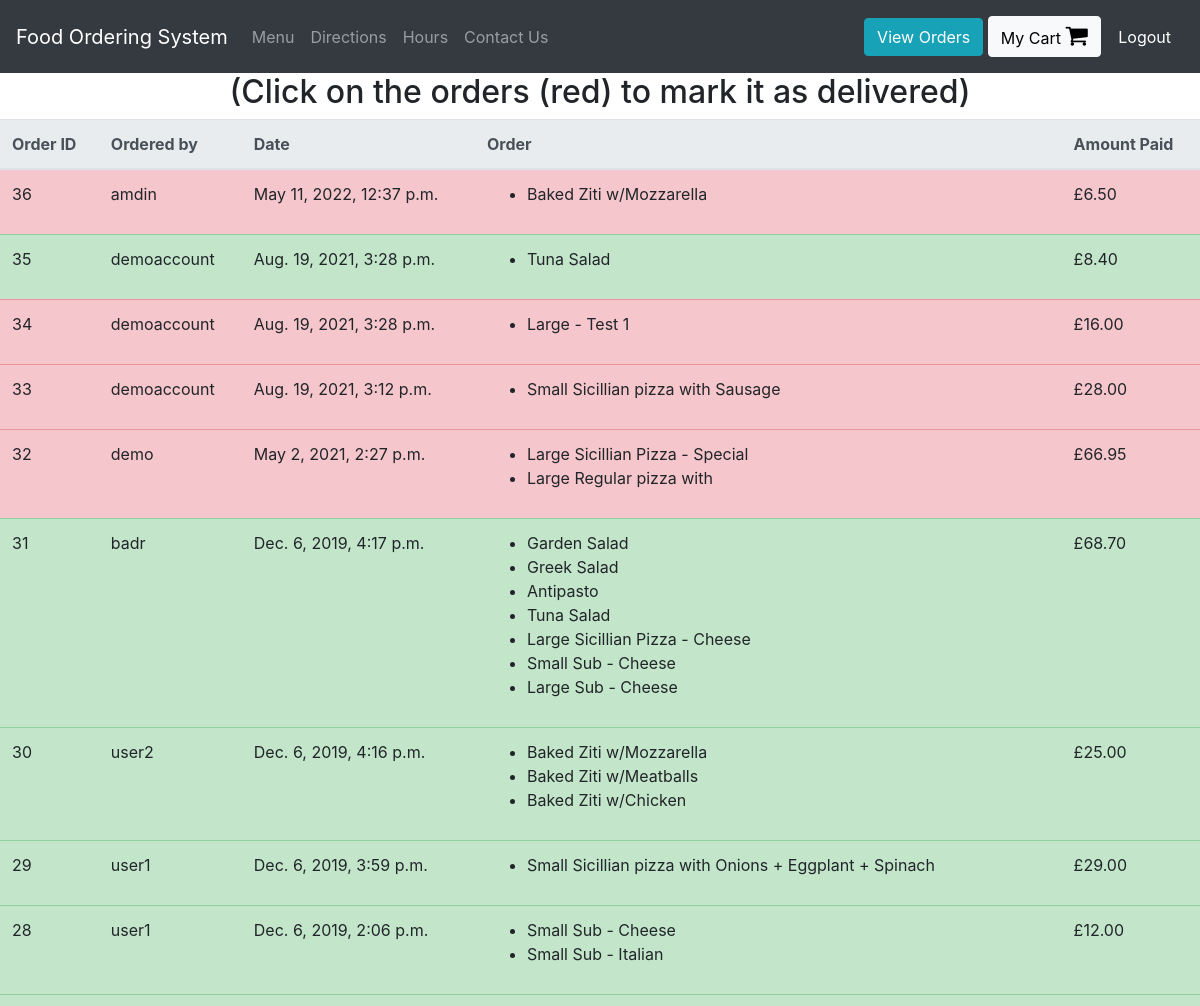
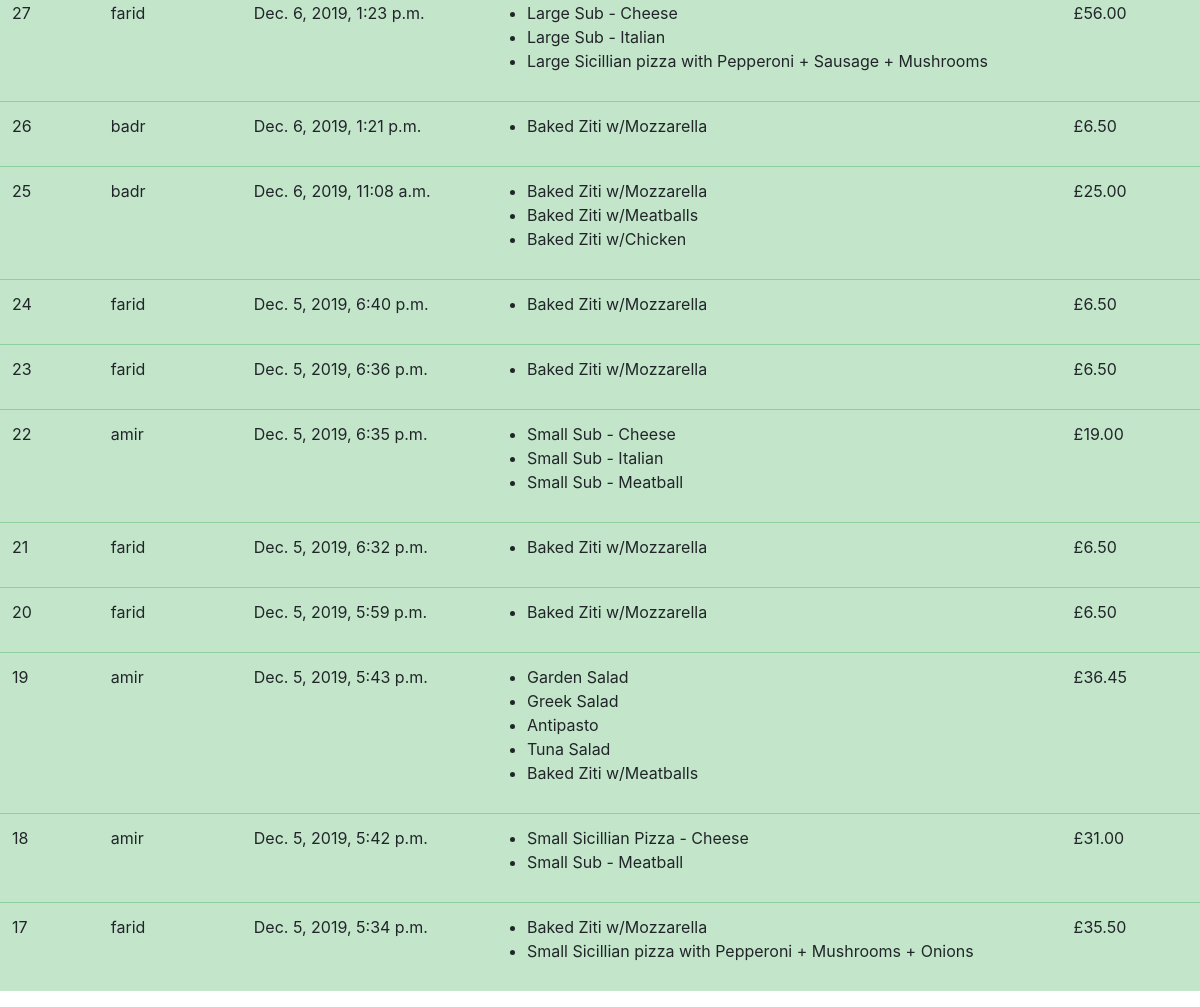
Page /view-orders (signed in) on the committed database (2 pictures, top to bottom).
### orders/models.py (models this page shows, shortened)
class UserOrder(models.Model):
    username = models.CharField(max_length=200) #who placed the order
    order = models.TextField() #this will be a string representation of the cart from localStorage
    price = models.DecimalField(max_digits=6, decimal_places=2) #how much was the order
    time_of_order  = models.DateTimeField(default=datetime.now, blank=True)
    delivered = models.BooleanField()

### orders/views.py (the view)
# urls.py: path("view-orders", views.view_orders, name="view_orders"),
def view_orders(request):
    if request.user.is_superuser:
        rows = UserOrder.objects.all().order_by('-time_of_order')
        return render(request, "orders/orders.html", context = {"rows":rows})
    else:
        rows = UserOrder.objects.all().filter(username = request.user.username).order_by('-time_of_order')
        return render(request, "orders/orders.html", context = {"rows":rows})

### orders/templatetags/custom_tags.py (called while the page is built)
@register.filter(name="format_cart")
def format_cart(value):
    return value[1:-1].split(",")

@register.filter(name="format_cart_item")
def format_cart_item(value):
    return value.replace("'","")

### orders/templates/orders/orders.html
{% extends 'orders/header.html' %}
{% load custom_tags %}
{% block content %}
<div class="container-fluid">
  <div class="row justify-content-center">
    {% if user.is_superuser %}
      <h2>(Click on the orders (red) to mark it as delivered)</h2>
    {% else %}
      <h2> Orders by: {{user.get_username}} </h2>
    {% endif %}
    <table class="table">
        <thead class="thead-light">
        <tr>
          <th scope="col">Order ID</th>
          <th scope="col">Ordered by</th>
          <th scope="col">Date</th>
          <th scope="col">Order</th>
          <th scope="col">Amount Paid</th>
        </tr>
        </thead>
        <tbody id = "orders_table">
          {% for row in rows %}
          {% if row.delivered %}
            <tr class="table-success">
          {% else %}
            <tr class="table-danger mark-as-complete">
          {% endif %}
              <td>{{row.id}}</td>
              <td>{{row.username}}</td>
              <td>{{row.time_of_order}}</td>
              <td >
                <ul>
                  {% for item in row.order|format_cart %}
                    <li>{{item|format_cart_item}}</li>
                  {% endfor %}
                </ul>
              </td>
              <td>£{{row.price}}</td>
            </tr>
          {% endfor %}
        </tbody>
    </table>
  </div>
</div>
{% endblock %}

### rows in the picture
UserOrder: id "36", username "amdin", time_of_order "May 11, 2022, 12:37 p.m.", order "Baked Ziti w/Mozzarella", price "6.50"
UserOrder: id "35", username "demoaccount", time_of_order "Aug. 19, 2021, 3:28 p.m.", order "Tuna Salad", price "8.40"
UserOrder: id "34", username "demoaccount", time_of_order "Aug. 19, 2021, 3:28 p.m.", order "Large - Test 1", price "16.00"
UserOrder: id "33", username "demoaccount", time_of_order "Aug. 19, 2021, 3:12 p.m.", order "Small Sicillian pizza with Sausage", price "28.00"
UserOrder: id "32", username "demo", time_of_order "May 2, 2021, 2:27 p.m.", order "Large Sicillian Pizza - Special" "Large Regular pizza with", price "66.95"
UserOrder: id "31", username "badr", time_of_order "Dec. 6, 2019, 4:17 p.m.", order "Garden Salad" "Greek Salad" "Antipasto" "Tuna Salad" "Large Sicillian Pizza - Cheese" "Small Sub - Cheese" "Large Sub - Cheese", price "68.70"
UserOrder: id "30", username "user2", time_of_order "Dec. 6, 2019, 4:16 p.m.", order "Baked Ziti w/Mozzarella" "Baked Ziti w/Meatballs" "Baked Ziti w/Chicken", price "25.00"
UserOrder: id "29", username "user1", time_of_order "Dec. 6, 2019, 3:59 p.m.", order "Small Sicillian pizza with Onions + Eggplant + Spinach", price "29.00"
UserOrder: id "28", username "user1", time_of_order "Dec. 6, 2019, 2:06 p.m.", order "Small Sub - Cheese" "Small Sub - Italian", price "12.00"
UserOrder: id "27", username "farid", time_of_order "Dec. 6, 2019, 1:23 p.m.", order "Large Sub - Cheese" "Large Sub - Italian" "Large Sicillian pizza with Pepperoni + Sausage + Mushrooms", price "56.00"
UserOrder: id "26", username "badr", time_of_order "Dec. 6, 2019, 1:21 p.m.", order "Baked Ziti w/Mozzarella", price "6.50"
UserOrder: id "25", username "badr", time_of_order "Dec. 6, 2019, 11:08 a.m.", order "Baked Ziti w/Mozzarella" "Baked Ziti w/Meatballs" "Baked Ziti w/Chicken", price "25.00"
UserOrder: id "24", username "farid", time_of_order "Dec. 5, 2019, 6:40 p.m.", order "Baked Ziti w/Mozzarella", price "6.50"
UserOrder: id "23", username "farid", time_of_order "Dec. 5, 2019, 6:36 p.m.", order "Baked Ziti w/Mozzarella", price "6.50"
UserOrder: id "22", username "amir", time_of_order "Dec. 5, 2019, 6:35 p.m.", order "Small Sub - Cheese" "Small Sub - Italian" "Small Sub - Meatball", price "19.00"
UserOrder: id "21", username "farid", time_of_order "Dec. 5, 2019, 6:32 p.m.", order "Baked Ziti w/Mozzarella", price "6.50"
UserOrder: id "20", username "farid", time_of_order "Dec. 5, 2019, 5:59 p.m.", order "Baked Ziti w/Mozzarella", price "6.50"
UserOrder: id "19", username "amir", time_of_order "Dec. 5, 2019, 5:43 p.m.", order "Garden Salad" "Greek Salad" "Antipasto" "Tuna Salad" "Baked Ziti w/Meatballs", price "36.45"
UserOrder: id "18", username "amir", time_of_order "Dec. 5, 2019, 5:42 p.m.", order "Small Sicillian Pizza - Cheese" "Small Sub - Meatball", price "31.00"
UserOrder: id "17", username "farid", time_of_order "Dec. 5, 2019, 5:34 p.m.", order "Baked Ziti w/Mozzarella" "Small Sicillian pizza with Pepperoni + Mushrooms + Onions", price "35.50"
